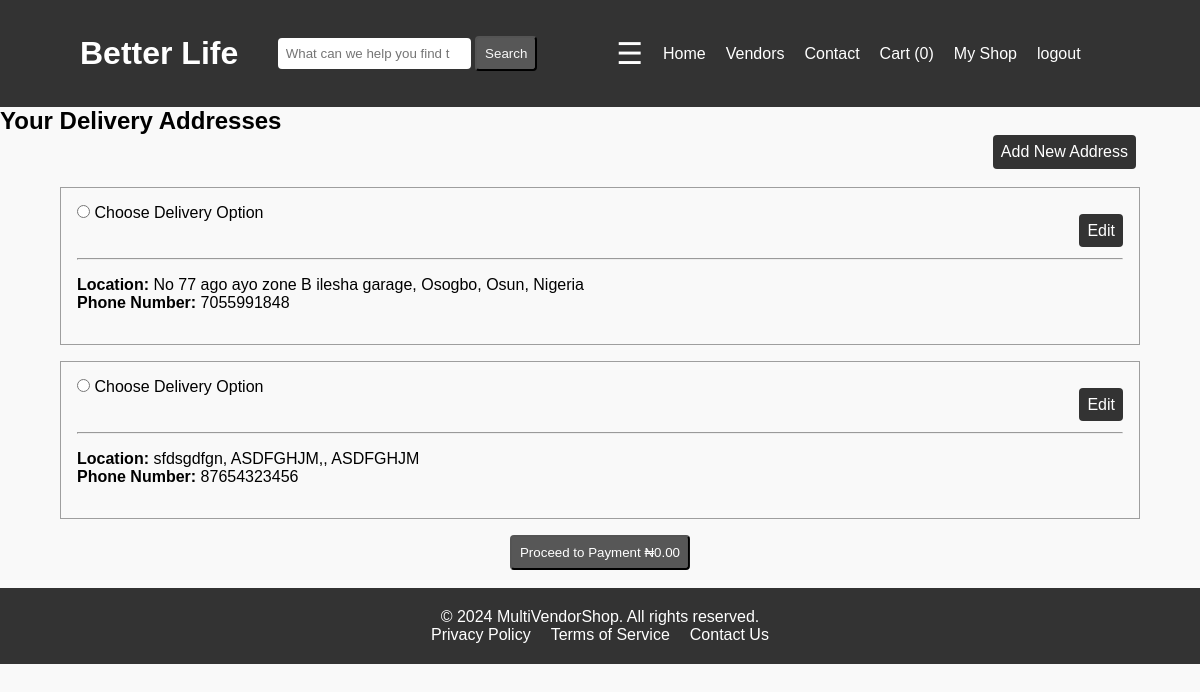
Page /cart/checkout/ (signed in) on the committed database.
### dashboard/models.py (models this page shows)
class Address(models.Model):
    user = models.ForeignKey(CustomUser, on_delete=models.CASCADE, related_name="address")
    first_name = models.CharField(max_length=50, null=True)
    last_name = models.CharField(max_length=50, null=True)
    city = models.CharField( max_length=100)
    state = models.CharField( max_length=100)
    country = models.CharField( max_length=100)
    phone_number = models.IntegerField()

### cart/views.py (the view, shortened to what this page needs)
# urls.py: path("checkout/", views.CheckoutView.as_view(), name="checkout"),
class CheckoutView(LoginRequiredMixin, View):
    def get(self, request):
        cart = Cart(request)
        context = {"cart":cart, }
        return render(request, "cart/checkout.html", context)

### cart/cart.py (called while the page is built)
    def __len__(self):
        return sum(int(item["quantity"] )for item in self.cart.values())

    def get_total_cost(self):
        for p in  self.cart.keys():
            self.cart[str(p)]["product"] = Product.objects.get(pk=p)
        return int(sum(item["product"].price * int(item["quantity"]) for item in self.cart.values()))

### store/templatetags/menu.py (called while the page is built)
@register.inclusion_tag("menu_items.html")
def menu_items():
    categories = Category.objects.all()
    return { "categories":categories }

@register.simple_tag(takes_context=True)
def cart_number(context):
    request = context.get("request")
    cart = Cart(request)
    return len(cart)

### cart/templates/cart/checkout.html (shortened to what this page needs)
{% extends "base.html" %}
{% load static %}
{% block styles %}<link rel="stylesheet" href="{% static "cart/checkout.css" %}">{% endblock styles %}
{% block contents %}
<div class="saved-address">
    <h2>Your Delivery Addresses</h2>
    <a href="{% url "add_address"  %}" class="add_address">Add New Address</a>
    <br>
    <br>
</div>
<form action="" method="post" class="checkout">
    {% for address in request.user.address.all  %}
    <div class="my-address">
        <input type="radio" name="address-option-{{address.id}}" id="address-option-{{address.id}}">
        <label for="address-option-{{address.id}}">Choose  Delivery Option</label>
        <div class="update-address">
            <a href="{% url "edit_address" address.id %}">Edit</a>
        </div>
        <br>
        <hr>
        <div class="address-details">
            <p><strong>Location:</strong> {{address.city}}, {{address.state}}, {{address.country}}</p>
            <p><strong>Phone Number:</strong> {{address.phone_number}}</p>
        </div>
    </div>
    {% endfor %}
        <button type="submit">Proceed to Payment ₦{{cart.get_total_cost|floatformat:"2g"}}</button>
</form>
<br>
{% endblock contents %}

### static/css/style.css (style rules this page uses)
* { margin: 0; padding: 0; box-sizing: border-box; }
body { font-family: Arial, sans-serif; background-color: #f9f9f9; }

### cart/static/cart/checkout.css (style rules this page uses)
.my-address { width: 90%; margin: 1rem auto; border: 1px solid rgb(158, 158, 158); padding: 1rem; }
.add_address { position: absolute; right: 4rem; text-decoration: none; padding: .5rem; background-color: #333; color: white; border-radius: 4px; }
.update-address { text-align: right; }
.update-address a { margin-left: 1rem; margin-bottom: .7rem; text-decoration: none; padding: .5rem; background-color: #333; color: white; border-radius: 4px; }
.address-details { padding: 1rem 0; }
.checkout button { background-color: #575757; color: white; padding: .5rem; border-radius: 4px; position: relative; left: 50%; transform: translate(-50%); }

### rows in the picture
Address: city "No 77 ago ayo zone B ilesha garage, Osogbo", state "Osun", country "Nigeria", phone_number "7055991848"
Address: city "sfdsgdfgn", state "ASDFGHJM,", country "ASDFGHJM", phone_number "87654323456"

### other values in the picture
{{ cart.get_total_cost|floatformat:"2g" }} "0.00"
